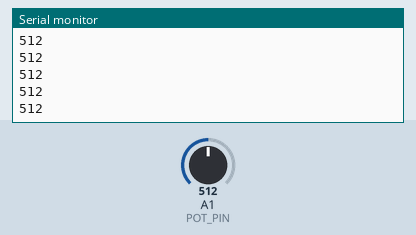
The sketch below on a simulated Arduino Uno, built with avr-gcc and run on an emulated ATmega328P. Parts: the last lines printed to the serial monitor. The test bench sets the inputs (shaded band); at power-on: A1 (POT_PIN) = 512.

Above: at 1.2 s.
1.3 s: A1 (POT_PIN) set to 716
At 2.2 s:
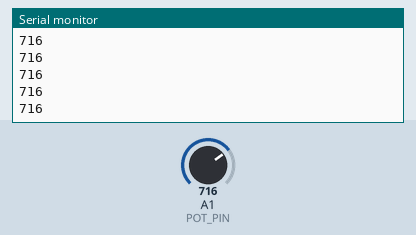
2.8 s: A1 (POT_PIN) set to 900
At 3.4 s:
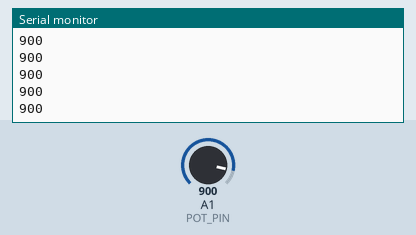
Timing chart, 0 to 5.8 s (numbered marks = the images above; inputs shaded):
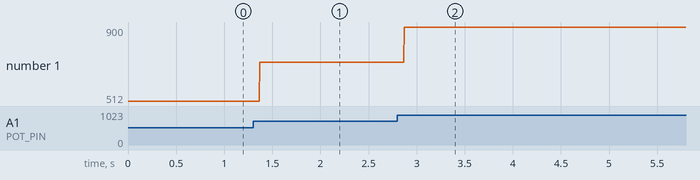

The sketch:

Potentiometer.ino
```cpp
#define POT_PIN A1

void setup() {
  Serial.begin(9600); // Set up serial communication with the computer
}

void loop() {
  int analogValue = analogRead(POT_PIN);  // Read the input on analog pin 1
  Serial.println(analogValue);       // Print value to serial monitor
  delay(1);                          // Don't do analogRead too often
}
```

Measured:
- after the input at 1.3 s, the serial monitor: prints a new line after 0.07 s (image 1)
- after the input at 2.8 s, the serial monitor: prints a new line after 0.07 s (image 2)
- plotted number 1: 512 → 716 after the input at 1.3 s, 716 → 900 after the input at 2.8 s
